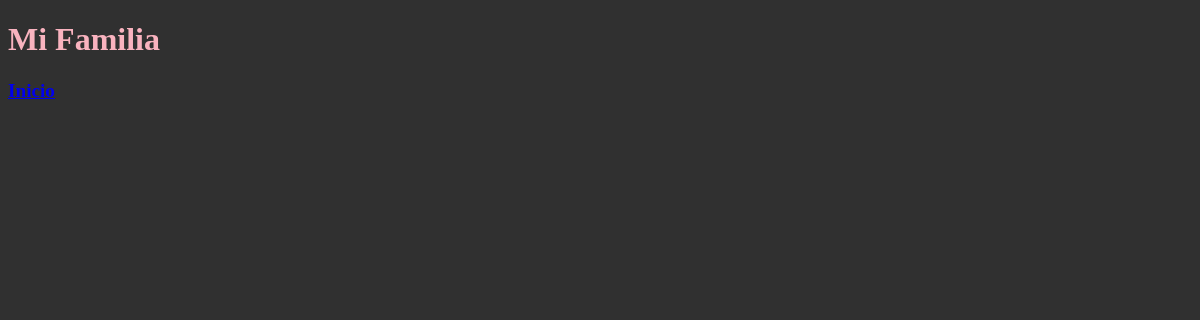
Page /verfamiliares/ on the earlier database version.
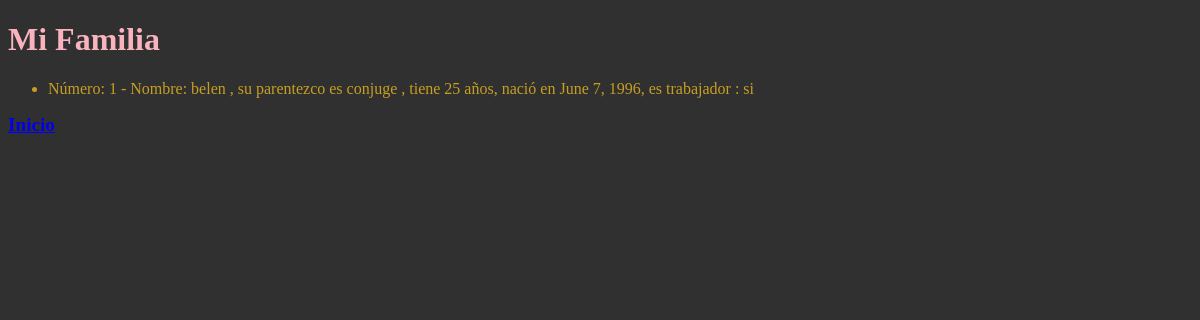
Same page on the later database version.
### familia/models.py (models this page shows)
class Familiar(models.Model):
    nombre = models.CharField(max_length=40)
    parentezco = models.CharField(max_length=40)
    edad = models.IntegerField()
    fechaDeNacimiento = models.DateField()
    trabajador = models.BooleanField()

### familia/views.py (the view)
# urls.py: path("verfamiliares/", listarfamiliares),
def listarfamiliares(self):
    lista = Familiar.objects.all
    return render(self,"lista_familiares.html",{"lista_familiares": lista})

### templates/lista_familiares.html (shortened to what this page needs)
<!DOCTYPE html>
<html lang="en">
<head>
</head>
<body  style="background-color:rgb(48, 48, 48) ;">
    <h1 style="color: rgb(249, 179, 191) ;">Mi Familia</h1>
    <ul style="color:rgb(198, 159, 34) ;">
        {% for pariente in lista_familiares %}
            <li>Número: {{pariente.id}} - Nombre: {{pariente.nombre}} , su parentezco es {{pariente.parentezco}} , tiene {{pariente.edad}} años, nació en {{pariente.fechaDeNacimiento}}, es trabajador :
                {% if pariente.trabajador  %}
                si
                {% else %}
                no
                {% endif %}</li>
        {% endfor %}
    </ul>
    <nav>
        <a style= "font-size:larger;" href="/"><b>Inicio</b></a>
    </nav>
</body>
</html>

Differences in the rows shown:
added Familiar: id "1", nombre "belen", parentezco "conjuge", edad "25", fechaDeNacimiento "June 7, 1996", trabajador "si"
